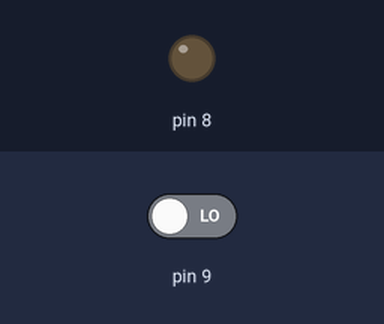
Simulated run of this sketch. Board: Arduino Uno, built with avr-gcc and run on an emulated ATmega328P. Parts: output pins drawn as LEDs (lit = HIGH). Inputs (shaded band) come from the test bench; at power-on: pin 9 LOW.

Above: at 1.2 s.
1.3 s: pin 9 driven HIGH
At 2.3 s:
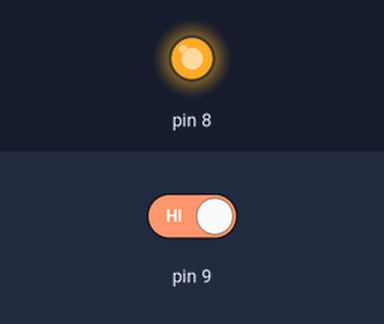
2.8 s: pin 9 driven LOW
At 3.4 s:
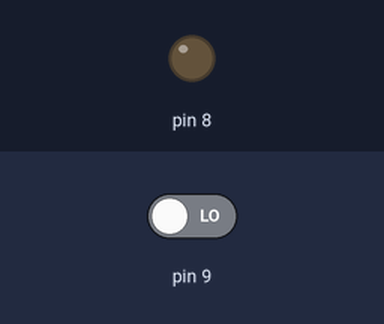
Timing chart, 0 to 5.8 s (numbered marks = the images above; inputs shaded):
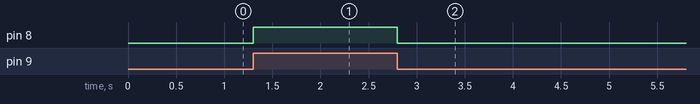

Measured:
- after the input at 1.3 s, pin 8: LOW → HIGH at once
- after the input at 2.8 s, pin 8: HIGH → LOW at once

The sketch:

sketch_feb14a.ino
```cpp
void setup() {
  // put your setup code here, to run once:
pinMode(8,OUTPUT);
pinMode(9,INPUT);
}

void loop() {
  // si leo el pin 9 y está pulsado (HIGH) entonces quiero que se encienda el LED pin 8
  if (digitalRead(9)==HIGH){
    digitalWrite(8,HIGH); //enciendo el pin 8
  }
  else{
    digitalWrite(8,0); //apago el pin 8
  }
}
```
